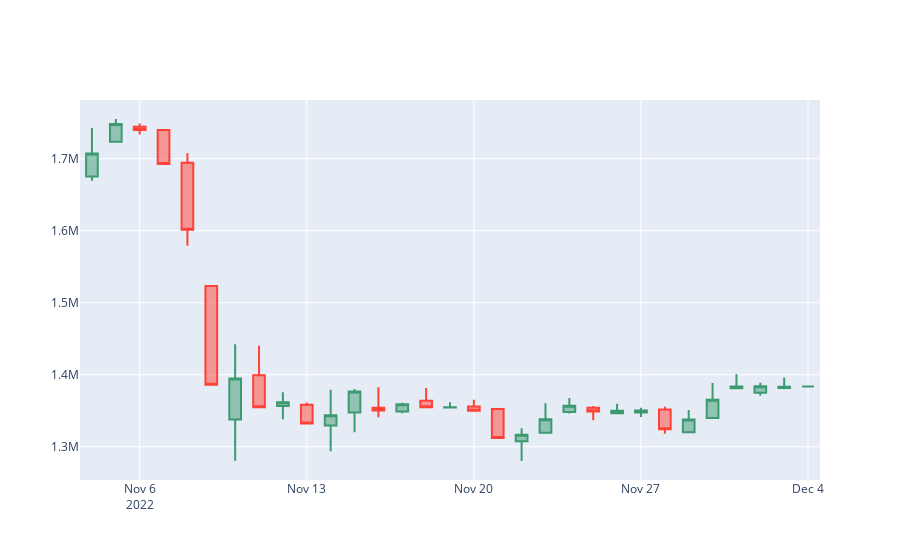

Notebook code cell kept with this figure:
### Markdown cell above
Plotting

### Code cell
import plotly.graph_objects as go
fig = go.Figure(data=[go.Candlestick(x=candlestick_data['date'],
                open=candlestick_data['Price']['first'],
                high=candlestick_data['Price']['max'],
                low=candlestick_data['Price']['min'],
                close=candlestick_data['Price']['last'])
                      ])

fig.update_layout(xaxis_rangeslider_visible=False)

fig.show()
